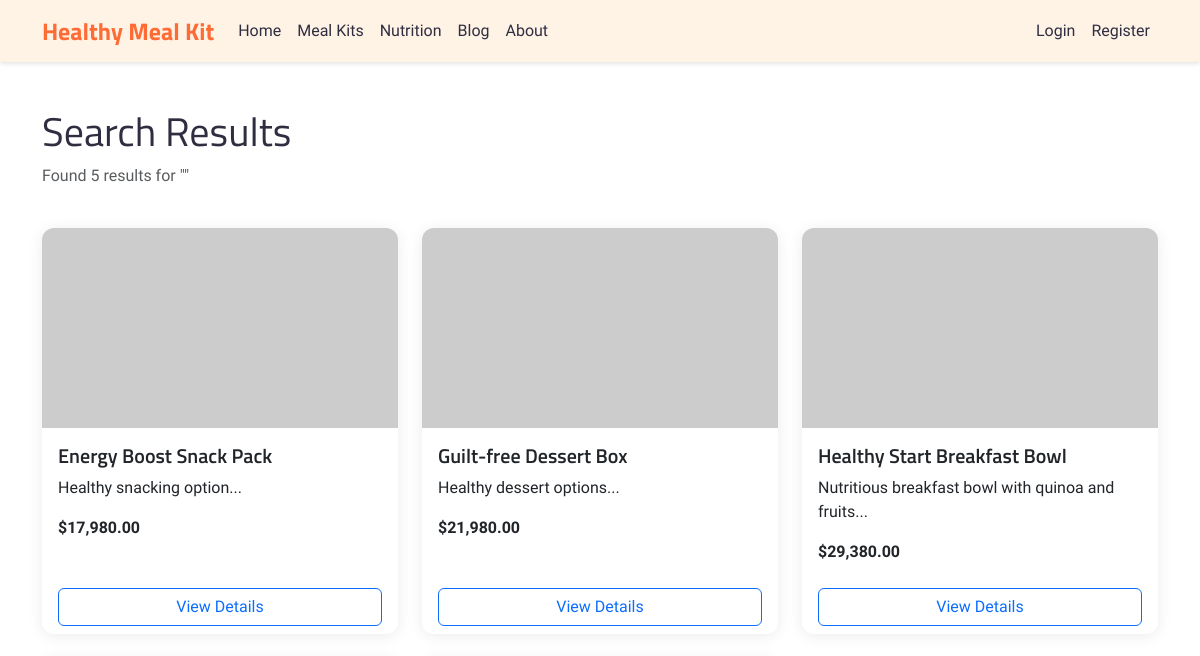
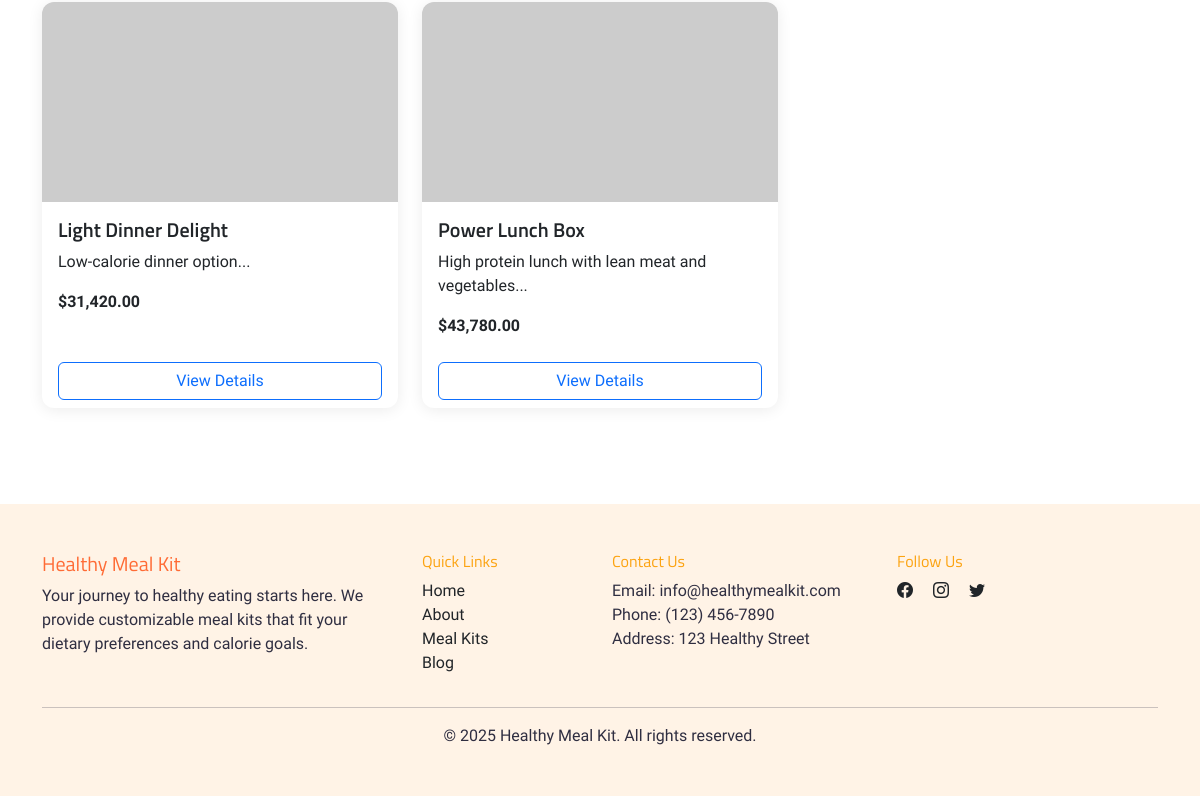
The page /search-results.php on the database as committed earlier (2 pictures, top to bottom).
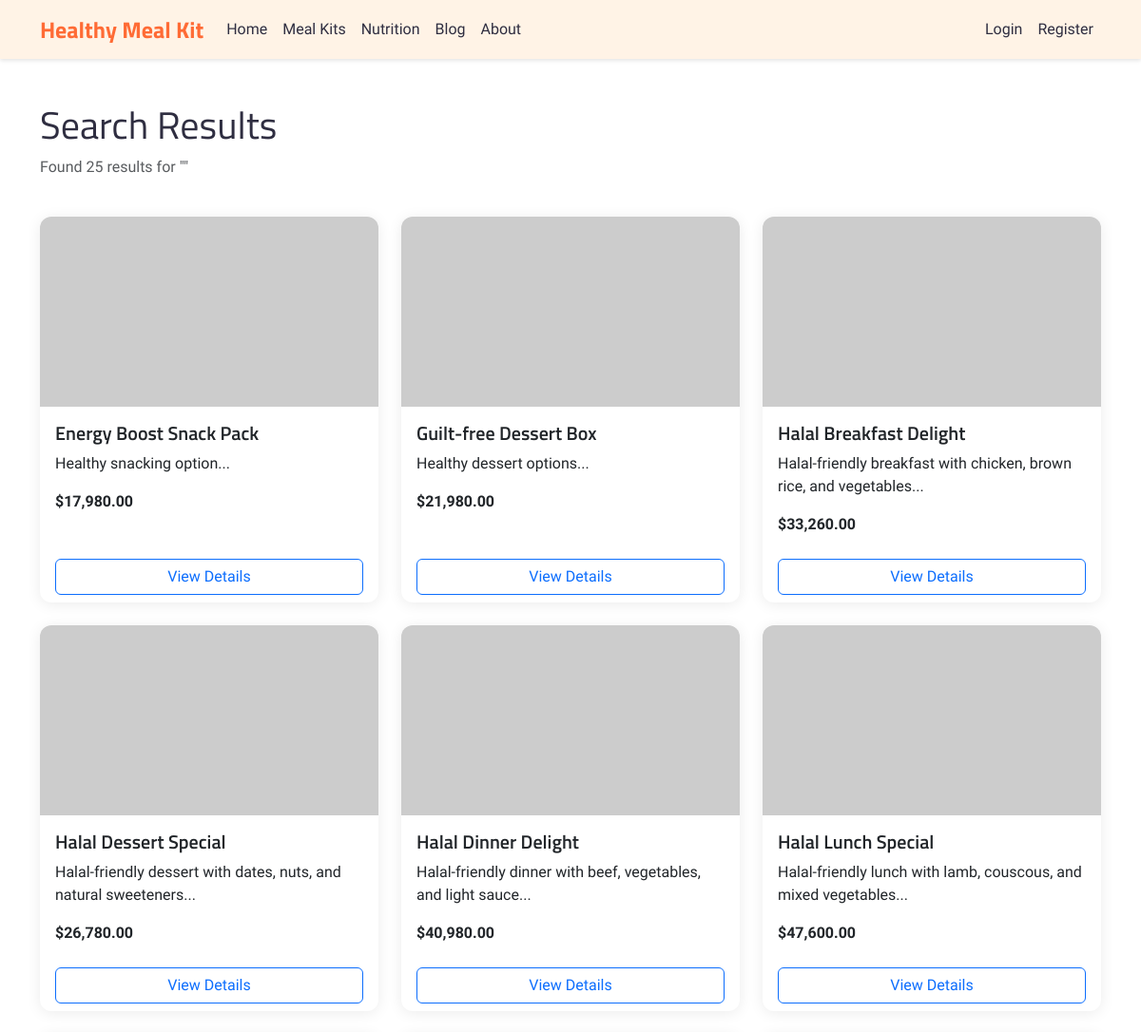
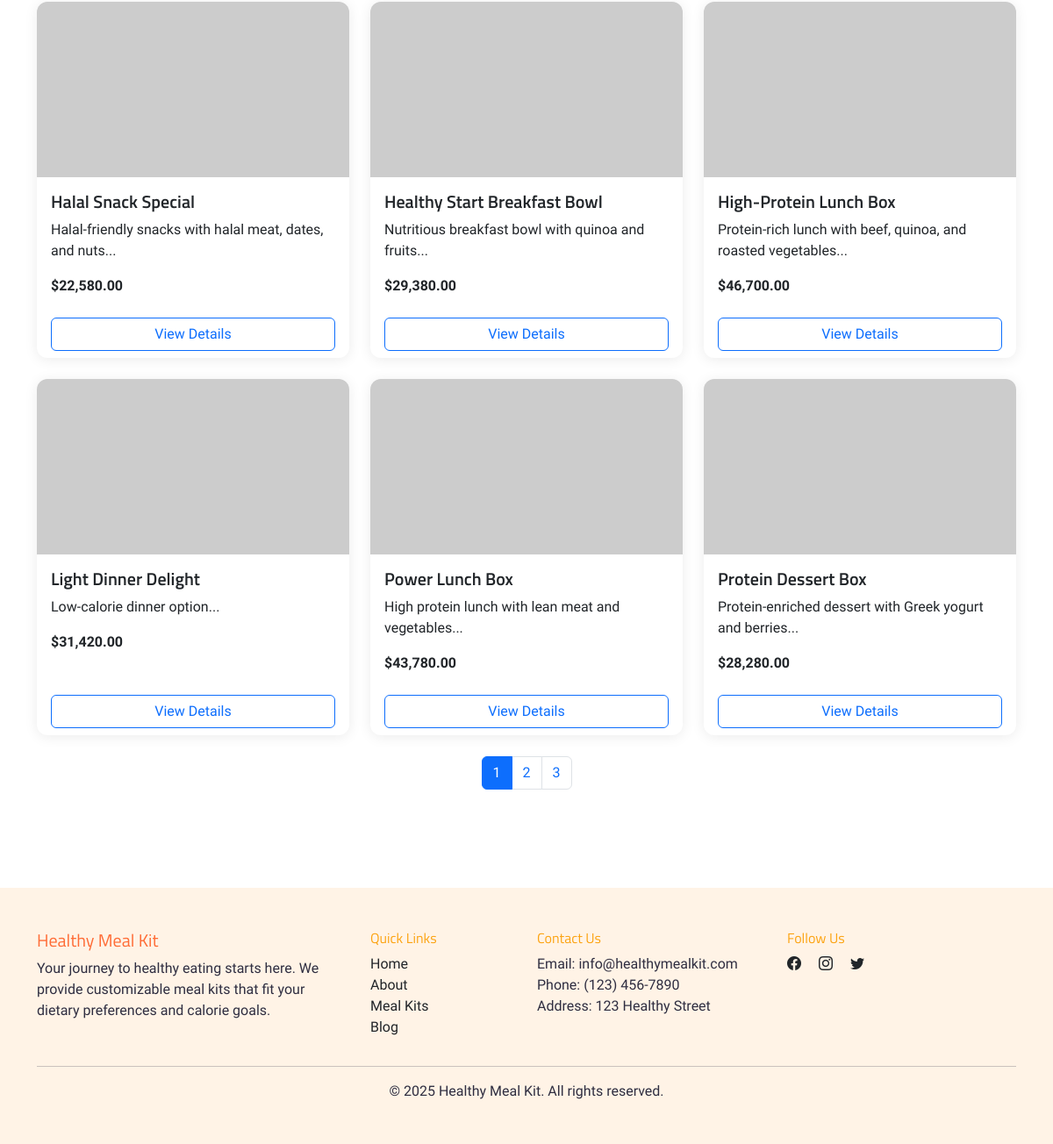
The same page on the database as committed later (2 pictures, top to bottom).
### tables this page shows
CREATE TABLE meal_kits (
    meal_kit_id INT PRIMARY KEY AUTO_INCREMENT,
    name VARCHAR(100) NOT NULL,
    description TEXT NOT NULL,
    category_id INT,
    preparation_price INT NOT NULL,
    base_calories INT NOT NULL COMMENT 'Calculated from sum of ingredients',
    cooking_time INT,
    servings INT,
    image_url VARCHAR(255),
    is_active TINYINT(1) DEFAULT 1 COMMENT '0: inactive, 1: active',
    created_at TIMESTAMP DEFAULT CURRENT_TIMESTAMP,
    FOREIGN KEY (category_id) REFERENCES categories(category_id)
);

### search-results.php (the view, shortened to what this page needs)
<?php
require_once 'config/connection.php';
function get_meal_kit_image_url($image_url_db, $meal_kit_name) {
    if (!$image_url_db) return 'https://placehold.co/600x400/FFF3E6/FF6B35?text=' . urlencode($meal_kit_name);
    $parts = explode('/', trim($_SERVER['SCRIPT_NAME'], '/'));
    $projectBase = '/' . $parts[0];
    return $projectBase . '/uploads/meal-kits/' . $image_url_db;
}
$query = isset($_GET['q']) ? trim($_GET['q']) : '';
$page = isset($_GET['page']) ? (int)$_GET['page'] : 1;
$per_page = 12;
$offset = ($page - 1) * $per_page;
$total_count = $mysqli->query("SELECT COUNT(*) as count
                              FROM meal_kits
                              WHERE name LIKE '%$query%'
                              OR description LIKE '%$query%'")->fetch_assoc()['count'];
$total_pages = ceil($total_count / $per_page);
$stmt = $mysqli->prepare("
    SELECT
                mk.meal_kit_id,
                mk.name,
                mk.description,
                (mk.preparation_price + IFNULL(SUM(i.price_per_100g * mki.default_quantity / 100), 0)) as price,
                mk.image_url
            FROM meal_kits mk
            LEFT JOIN meal_kit_ingredients mki ON mk.meal_kit_id = mki.meal_kit_id
            LEFT JOIN ingredients i ON mki.ingredient_id = i.ingredient_id
            WHERE (mk.name LIKE ? OR mk.description LIKE ?) AND mk.is_active = 1
            GROUP BY mk.meal_kit_id
    ORDER BY name ASC
    LIMIT ? OFFSET ?
");
$searchTerm = "%$query%";
$stmt->bind_param("ssii", $searchTerm, $searchTerm, $per_page, $offset);
$stmt->execute();
$result = $stmt->get_result();
?>
<!DOCTYPE html>
<html lang="en">
<head>
    <link href="https://cdn.jsdelivr.net/npm/bootstrap@5.3.0/dist/css/bootstrap.min.css" rel="stylesheet">
    <link rel="stylesheet" href="https://cdn.jsdelivr.net/npm/bootstrap-icons@1.11.3/font/bootstrap-icons.min.css">
    <link rel="stylesheet" href="assets/css/style.css">
</head>
<body>
    <?php include 'includes/navbar.php'; ?>
    <div class="container py-5">
        <div class="row mb-4">
            <div class="col">
                <h1>Search Results</h1>
                <p class="text-muted">
                    Found <?php echo $total_count; ?> results for "<?php echo htmlspecialchars($query); ?>"
                </p>
            </div>
        </div>
        <?php if ($total_count > 0): ?>
        <div class="row row-cols-1 row-cols-md-2 row-cols-lg-3 g-4">
            <?php while ($meal = $result->fetch_assoc()): ?>
            <div class="col">
                <div class="card h-100">
                    <?php $img_url = get_meal_kit_image_url($meal['image_url'], $meal['name']); ?>
                    <img src="<?php echo htmlspecialchars($img_url); ?>" class="card-img-top" alt="Meal Kit Image">
                    <div class="card-body">
                        <h5 class="card-title"><?php echo htmlspecialchars($meal['name']); ?></h5>
                        <p class="card-text">
                            <?php echo htmlspecialchars(substr($meal['description'], 0, 100)) . '...'; ?></p>
                        <div class="d-flex justify-content-between align-items-center">
                            <div class="price-tag">
                                <strong>$<?php echo number_format($meal['price'], 2); ?></strong>
                            </div>
                        </div>
                    </div>
                    <div class="card-footer bg-transparent border-top-0">
                        <a href="meal-details.php?id=<?php echo $meal['meal_kit_id']; ?>"
                            class="btn btn-outline-primary w-100">View Details</a>
                    </div>
                </div>
            </div>
            <?php endwhile; ?>
        </div>
        <?php if ($total_pages > 1): ?>
        <div class="row mt-4">
            <div class="col">
                <nav aria-label="Search results pages">
                    <ul class="pagination justify-content-center">
                        <?php for ($i = 1; $i <= $total_pages; $i++): ?>
                        <li class="page-item <?php echo $i === $page ? 'active' : ''; ?>">
                            <a class="page-link" href="?q=<?php echo urlencode($query); ?>&page=<?php echo $i; ?>">
                                <?php echo $i; ?>
                            </a>
                        </li>
                        <?php endfor; ?>
                    </ul>
                </nav>
            </div>
        </div>
        <?php endif; ?>
        <?php else: ?>
        <div class="alert alert-info">
            No meal kits found matching your search criteria.
        </div>
        <?php endif; ?>
    </div>
    <?php include 'includes/footer.php'; ?>
</body>
</html>

### includes/navbar.php (shortened to what this page needs)
<?php
$current_page = basename($_SERVER['PHP_SELF']);
?>
<nav class="navbar navbar-expand-lg navbar-custom">
    <div class="container">
        <a class="navbar-brand" href="index.php">Healthy Meal Kit</a>
        <div class="collapse navbar-collapse" id="navbarNav">
            <ul class="navbar-nav me-auto">
                <li class="nav-item">
                    <a class="nav-link <?php echo $current_page === 'index.php' ? 'active' : ''; ?>" href="index.php">Home</a>
                </li>
                <li class="nav-item">
                    <a class="nav-link <?php echo $current_page === 'meal-kits.php' ? 'active' : ''; ?>" href="meal-kits.php">Meal Kits</a>
                </li>
                <li class="nav-item">
                    <a class="nav-link <?php echo $current_page === 'nutrition.php' ? 'active' : ''; ?>" href="nutrition.php">Nutrition</a>
                </li>
                <li class="nav-item">
                    <a class="nav-link <?php echo $current_page === 'blog.php' ? 'active' : ''; ?>" href="blog.php">Blog</a>
                </li>
                <li class="nav-item">
                    <a class="nav-link <?php echo $current_page === 'about.php' ? 'active' : ''; ?>" href="about.php">About</a>
                </li>
            </ul>
            <?php if (isset($_SESSION['user_id'])): ?>
            <form class="d-flex position-relative me-3" role="search">
                <div class="input-group">
                    <input type="text" class="form-control" id="navbarSearch" placeholder="Search meal kits..."
                           aria-label="Search meal kits">
                    <button class="btn btn-outline-success" type="button" id="navbarSearchBtn">
                        <i class="bi bi-search"></i>
                    </button>
                </div>
                <div class="search-results-wrapper position-absolute w-100">
                    <div class="live-search-results" id="liveSearchResults">
                    </div>
                </div>
            </form>
                <ul class="navbar-nav">
                    <li class="nav-item dropdown">
                        <button class="nav-link dropdown-toggle border-0 bg-transparent" data-bs-toggle="dropdown" aria-expanded="false">
                            <i class="bi bi-person-circle"></i>
                            <?php echo htmlspecialchars($_SESSION['full_name']); ?>
                        </button>
                        <ul class="dropdown-menu dropdown-menu-end">
                            <li><a class="dropdown-item" href="profile.php">My Profile</a></li>
                            <li><a class="dropdown-item" href="orders.php">My Orders</a></li>
                            <li><a class="dropdown-item" href="favorites.php">Favorites <span class="badge bg-primary" id="favoritesCount">0</span></a></li>
                            <li><hr class="dropdown-divider"></li>
                            <li><a class="dropdown-item" href="api/auth/logout.php">Logout</a></li>
                        </ul>
                    </li>
                    <li class="nav-item ms-2">
                        <a class="nav-link" href="orders.php" id="notificationBell">
                            <i class="bi bi-bell"></i>
                            <span class="badge bg-danger" id="notificationCount" style="display:none;">0</span>
                        </a>
                    </li>
                    <li class="nav-item ms-2">
                        <a class="nav-link" href="cart.php">
                            <i class="bi bi-cart3"></i>
                            <span class="badge bg-primary" id="cartCount">0</span>
                        </a>
                    </li>
                </ul>
            <?php else: ?>
                <ul class="navbar-nav">
                    <li class="nav-item">
                        <a class="nav-link" href="login.php">Login</a>
                    </li>
                    <li class="nav-item">
                        <a class="nav-link" href="register.php">Register</a>
                    </li>
                </ul>
            <?php endif; ?>
        </div>
    </div>
</nav>

### includes/footer.php (shortened to what this page needs)
<footer class="footer">
    <div class="container">
        <div class="row">
            <div class="col-md-4 mb-4 mb-md-0">
                <h5 class="text-primary-custom">Healthy Meal Kit</h5>
                <p>Your journey to healthy eating starts here. We provide customizable meal kits that fit your dietary preferences and calorie goals.</p>
            </div>
            <div class="col-md-2 mb-4 mb-md-0">
                <h6 class="text-secondary-custom">Quick Links</h6>
                <ul class="list-unstyled">
                    <li><a href="index.php" class="text-dark text-decoration-none">Home</a></li>
                    <li><a href="about.php" class="text-dark text-decoration-none">About</a></li>
                    <li><a href="meal-kits.php" class="text-dark text-decoration-none">Meal Kits</a></li>
                    <li><a href="blog.php" class="text-dark text-decoration-none">Blog</a></li>
                </ul>
            </div>
            <div class="col-md-3 mb-4 mb-md-0">
                <h6 class="text-secondary-custom">Contact Us</h6>
                <ul class="list-unstyled">
                    <li>Email: info@healthymealkit.com</li>
                    <li>Phone: (123) 456-7890</li>
                    <li>Address: 123 Healthy Street</li>
                </ul>
            </div>
            <div class="col-md-3">
                <h6 class="text-secondary-custom">Follow Us</h6>
                <div class="social-links">
                    <a href="#" class="text-dark text-decoration-none me-3"><i class="bi bi-facebook"></i></a>
                    <a href="#" class="text-dark text-decoration-none me-3"><i class="bi bi-instagram"></i></a>
                    <a href="#" class="text-dark text-decoration-none me-3"><i class="bi bi-twitter"></i></a>
                </div>
            </div>
        </div>
        <hr>
        <div class="row">
            <div class="col-12 text-center">
                <p class="mb-0">&copy; <?php echo date('Y'); ?> Healthy Meal Kit. All rights reserved.</p>
            </div>
        </div>
    </div>
</footer>

### assets/css/style.css (style rules this page uses)
:root { --primary: #FF6B35; --secondary: #FCA311; --accent: #FFD23F; --light: #FFF3E6; --white: #FFFFFF; --dark: #2F2E41; --heading-font: 'Titillium Web', sans-serif; --body-font: 'Schibsted Grotesk', sans-serif; }
body { font-family: var(--body-font); color: var(--dark); padding-top: 60px; }
h1, h2, h3, h4, h5, h6 { font-family: var(--heading-font); }
.navbar-custom { background-color: var(--light); box-shadow: 0 2px 4px rgba(0,0,0,0.1); position: fixed; top: 0; right: 0; left: 0; z-index: 1030; }
.navbar-custom .navbar-brand { color: var(--primary); font-weight: 700; font-size: 1.5rem; font-family: var(--heading-font); }
.navbar-custom .nav-link { color: var(--dark); font-weight: 500; transition: color 0.3s ease; }
.footer { background-color: var(--light); padding: 3rem 0; margin-top: 3rem; }
.card { border: none; box-shadow: 0 2px 15px rgba(0,0,0,0.08); border-radius: 12px; overflow: hidden; }
.card-img-top { height: 200px; object-fit: cover; }
.card-title { font-family: var(--heading-font); font-weight: 600; }
.card-text { font-family: var(--body-font); font-weight: 300; }
.text-primary-custom { color: var(--primary); }
.text-secondary-custom { color: var(--secondary); }

Rows that differ between the two databases and show on the page:
added meal_kits: name "Halal Breakfast Delight", description "Halal-friendly breakfast with chicken, brown rice, and vegetables", price "33,260.00"
added meal_kits: name "Halal Dessert Special", description "Halal-friendly dessert with dates, nuts, and natural sweeteners", price "26,780.00"
added meal_kits: name "Halal Dinner Delight", description "Halal-friendly dinner with beef, vegetables, and light sauce", price "40,980.00"
added meal_kits: name "Halal Lunch Special", description "Halal-friendly lunch with lamb, couscous, and mixed vegetables", price "47,600.00"
added meal_kits: name "Halal Snack Special", description "Halal-friendly snacks with halal meat, dates, and nuts", price "22,580.00"
added meal_kits: name "High-Protein Lunch Box", description "Protein-rich lunch with beef, quinoa, and roasted vegetables", price "46,700.00"
added meal_kits: name "Protein Dessert Box", description "Protein-enriched dessert with Greek yogurt and berries", price "28,280.00"
Other text that changed with them:
$total_count: "5" → "25"
new list line: "1"
new list line: "2"
new list line: "3"
